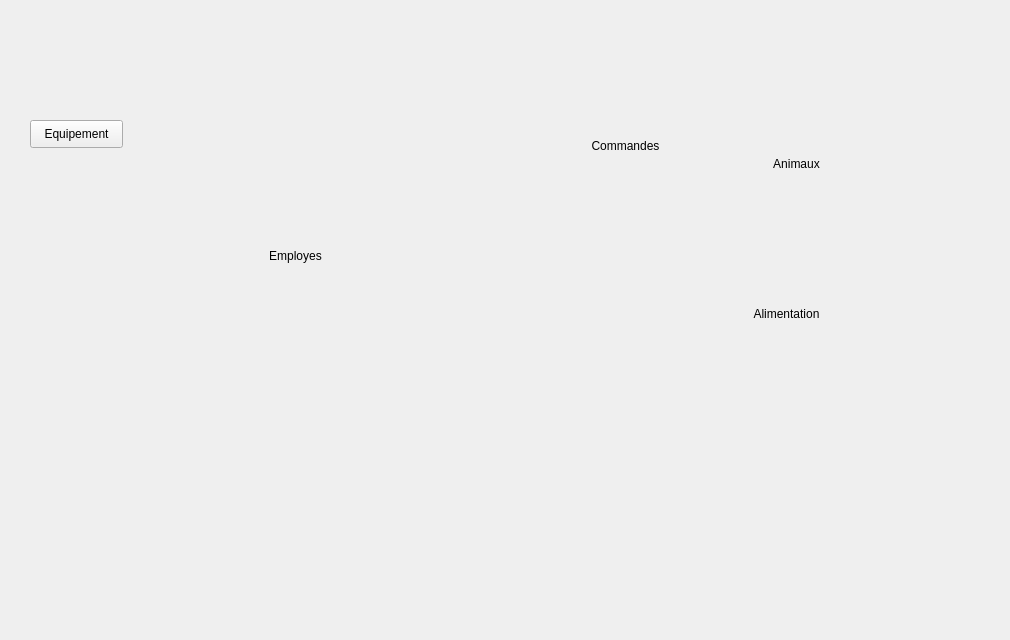
    <widget class="QWidget" name="page_6">
     <widget class="QLabel" name="label_10">
      <property name="geometry">
       <rect>
        <x>0</x>
        <y>40</y>
        <width>1001</width>
        <height>591</height>
       </rect>
      </property>
      <property name="styleSheet">
       <string notr="true">border-image: url(:/new/prefix1/imgmenu.png);</string>
      </property>
      <property name="text">
       <string/>
      </property>
     </widget>
     <widget class="QPushButton" name="EMP1">
      <property name="geometry">
       <rect>
        <x>250</x>
        <y>240</y>
        <width>91</width>
        <height>31</height>
       </rect>
      </property>
      <property name="styleSheet">
       <string notr="true">QPushButton {
    border: none;
}</string>
      </property>
      <property name="text">
       <string>Employes</string>
      </property>
     </widget>
     <widget class="QPushButton" name="COM1">
      <property name="geometry">
       <rect>
        <x>570</x>
        <y>130</y>
        <width>111</width>
        <height>31</height>
       </rect>
      </property>
      <property name="styleSheet">
       <string notr="true">QPushButton {
    border: none;
}</string>
      </property>
      <property name="text">
       <string>Commandes</string>
      </property>
     </widget>
     <widget class="QPushButton" name="ALM1">
      <property name="geometry">
       <rect>
        <x>740</x>
        <y>300</y>
        <width>93</width>
        <height>28</height>
       </rect>
      </property>
      <property name="styleSheet">
       <string notr="true">QPushButton {
    border: none;
}</string>
      </property>
      <property name="text">
       <string>Alimentation</string>
      </property>
     </widget>
     <widget class="QPushButton" name="EQ1">
      <property name="geometry">
       <rect>
        <x>30</x>
        <y>120</y>
        <width>93</width>
        <height>28</height>
       </rect>
      </property>
      <property name="styleSheet">
       <string notr="true">QPushButton {
    border: none;
}
color: rgb(0, 0, 0);
font: 13pt &quot;Microsoft Tai Le&quot;;</string>
      </property>
      <property name="text">
       <string>Equipement</string>
      </property>
     </widget>
     <widget class="QPushButton" name="ANIM">
      <property name="geometry">
       <rect>
        <x>750</x>
        <y>150</y>
        <width>93</width>
        <height>28</height>
       </rect>
      </property>
      <property name="styleSheet">
       <string notr="true">QPushButton {
    border: none;
}</string>
      </property>
      <property name="text">
       <string>Animaux</string>
      </property>
     </widget>
    </widget>
